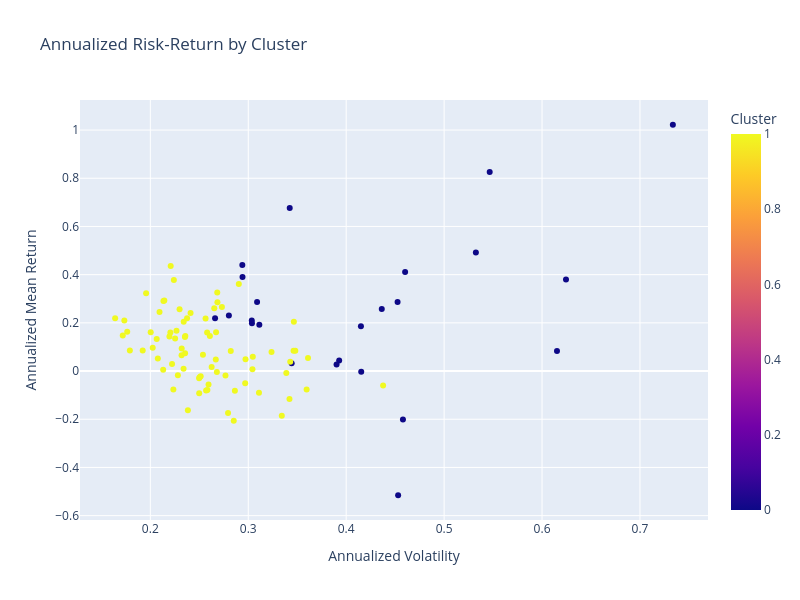

Write notebook code for a chart like this one.
### Markdown cell above
### Visualizing the clusters

### Code cell
# -----------------------------
# CELL: Plot Risk-Return scatter (Plotly)
# -----------------------------
import plotly.express as px

fig = px.scatter(
    merged, x='Vol_Ann', y='Mean_Ann', color='Cluster',
    hover_data=['Ticker','Beta','Sharpe'],
    title='Annualized Risk-Return by Cluster',
    labels={'Vol_Ann':'Annualized Volatility','Mean_Ann':'Annualized Mean Return'}
)
fig.update_layout(height=600, width=800)
fig.show()

### Figure 1 — Plotly figure (JSON) as saved in the notebook; plotly's stock layout.template omitted (floating-point values rounded to 4 significant figures; data arrays with more than 128 entries replaced by an {"elided": "..."} marker saying what was removed)
{"data": [{"customdata": {"elided": "100x3 mixed values"}, "hovertemplate": "Annualized Volatility=%{x}<br>Annualized Mean Return=%{y}<br>Ticker=%{customdata[0]}<br>Beta=%{customdata[1]}<br>Sharpe=%{customdata[2]}<br>Cluster=%{marker.color}<extra></extra>", "legendgroup": "", "marker": {"color": [0, 0, 0, 0, 0, 0, 0, 0, 0, 0, 0, 0, 0, 0, 0, 0, 0, 0, 0, 0, 0, 0, 0, 0, 1, 1, 1, 1, 1, 1, 1, 1, 1, 1, 1, 1, 1, 1, 1, 1, 1, 1, 1, 1, 1, 1, 1, 1, 1, 1, 1, 1, 1, 1, 1, 1, 1, 1, 1, 1, 1, 1, 1, 1, 1, 1, 1, 1, 1, 1, 1, 1, 1, 1, 1, 1, 1, 1, 1, 1, 1, 1, 1, 1, 1, 1, 1, 1, 1, 1, 1, 1, 1, 1, 1, 1, 1, 1, 1, 1], "coloraxis": "coloraxis", "symbol": "circle"}, "mode": "markers", "name": "", "orientation": "v", "showlegend": false, "type": "scatter", "x": [0.4525, 0.458, 0.3443, 0.5324, 0.294, 0.7336, 0.309, 0.6153, 0.3424, 0.4151, 0.4531, 0.2942, 0.4363, 0.3038, 0.5466, 0.2802, 0.4602, 0.3928, 0.3902, 0.6245, 0.2661, 0.3036, 0.4154, 0.3113, 0.2499, 0.3046, 0.2595, 0.2499, 0.1922, 0.2299, 0.2222, 0.2355, 0.3342, 0.2514, 0.1764, 0.2671, 0.4377, 0.2253, 0.361, 0.2143, 0.2969, 0.2583, 0.2685, 0.2822, 0.2972, 0.2626, 0.224, 0.348, 0.2669, 0.234, 0.2094, 0.3596, 0.3429, 0.2131, 0.2282, 0.3043, 0.3421, 0.2537, 0.2267, 0.2077, 0.2205, 0.258, 0.2608, 0.2852, 0.2768, 0.1957, 0.2353, 0.2683, 0.1791, 0.2024, 0.2375, 0.3238, 0.2004, 0.311, 0.232, 0.2236, 0.2653, 0.2411, 0.1718, 0.2065, 0.2564, 0.2864, 0.2503, 0.1735, 0.2794, 0.2341, 0.2357, 0.3389, 0.2731, 0.2134, 0.268, 0.3466, 0.2384, 0.2319, 0.2195, 0.3463, 0.1641, 0.2904, 0.2208, 0.257], "xaxis": "x", "y": [0.2868, -0.2008, 0.03212, 0.4917, 0.4403, 1.022, 0.2862, 0.08354, 0.6767, 0.1859, -0.5154, 0.3898, 0.2578, 0.1983, 0.8262, 0.2306, 0.4108, 0.04348, 0.02671, 0.3796, 0.2187, 0.2096, -0.002456, 0.1923, -0.02978, 0.05926, -0.0558, -0.09238, 0.08524, 0.2567, 0.02938, 0.07391, -0.1856, -0.02165, 0.1635, 0.1608, -0.06005, 0.1349, 0.05456, 0.2928, -0.05058, -0.07909, 0.285, 0.08309, 0.04895, 0.01704, 0.3777, 0.08415, 0.04794, 0.009315, 0.2447, -0.07645, 0.0386, 0.00575, -0.01733, 0.007904, -0.1163, 0.06727, 0.1672, 0.05164, 0.16, 0.1605, 0.145, -0.2058, -0.01818, 0.3228, 0.1413, 0.3259, 0.08538, 0.09699, 0.2191, 0.07891, 0.1615, -0.08974, 0.09318, -0.07604, 0.2609, 0.2408, 0.1478, 0.1333, 0.2176, -0.08163, -0.02599, 0.2097, -0.1741, 0.2045, 0.1457, -0.007961, 0.2662, 0.2904, -0.004152, 0.2049, -0.1629, 0.06598, 0.1437, 0.0839, 0.2189, 0.3609, 0.436, -0.08078], "yaxis": "y"}], "layout": {"coloraxis": {"colorbar": {"title": {"text": "Cluster"}}, "colorscale": [[0, "#0d0887"], [0.1111, "#46039f"], [0.2222, "#7201a8"], [0.3333, "#9c179e"], [0.4444, "#bd3786"], [0.5556, "#d8576b"], [0.6667, "#ed7953"], [0.7778, "#fb9f3a"], [0.8889, "#fdca26"], [1, "#f0f921"]]}, "height": 600, "legend": {"tracegroupgap": 0}, "title": {"text": "Annualized Risk-Return by Cluster"}, "width": 800, "xaxis": {"anchor": "y", "domain": [0, 1], "title": {"text": "Annualized Volatility"}}, "yaxis": {"anchor": "x", "domain": [0, 1], "title": {"text": "Annualized Mean Return"}}}}
